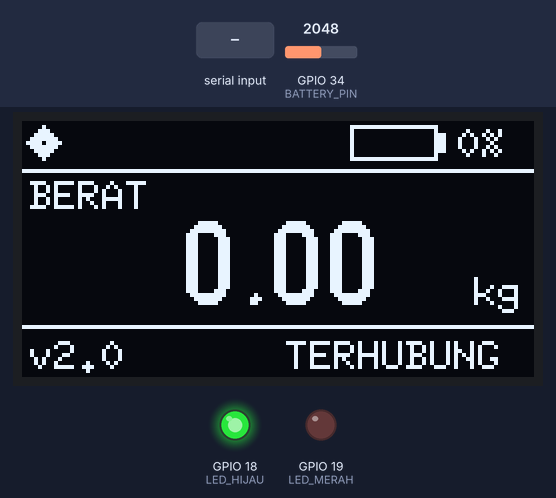
Recording of a program running on a simulated ESP32. Shown: 128×64 one-colour display, output pins drawn as LEDs (lit = HIGH). The test bench sets the inputs (shaded band); at power-on: GPIO 34 (BATTERY_PIN) = 2048 (analog values on the 0–4095 scale). Nothing arrives over Bluetooth unless stated; what the program prints to the serial monitor is not drawn.

Above: at 1.2 s.
1.3 s: "GET_WEIGHT\n" received over the second serial link
At 1.8 s:
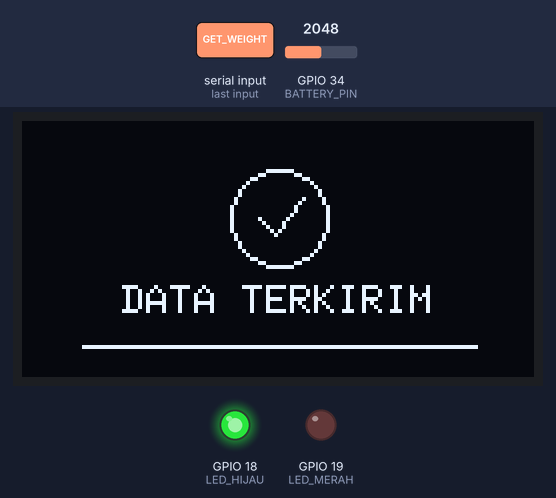
4.3 s: GPIO 34 (BATTERY_PIN) set to 2866
At 6.3 s:
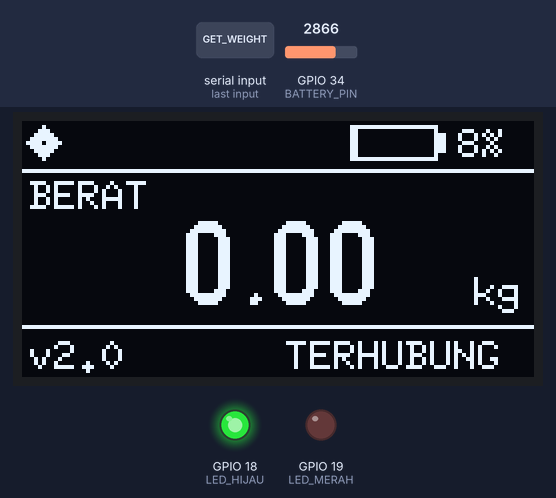
6.7 s: "SH1106\n" received over the second serial link
At 7.5 s:
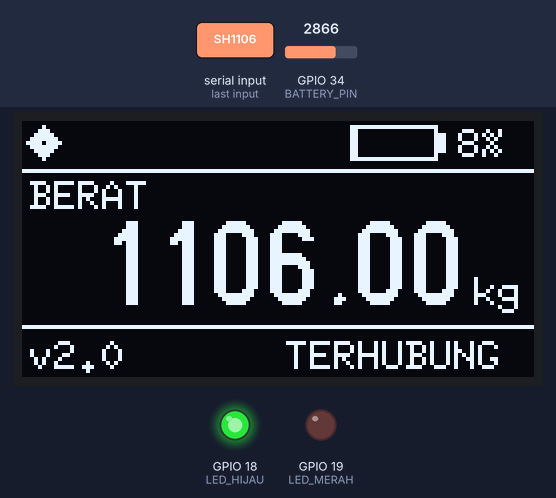
8.3 s: GPIO 34 (BATTERY_PIN) set to 2944
At 11.2 s:
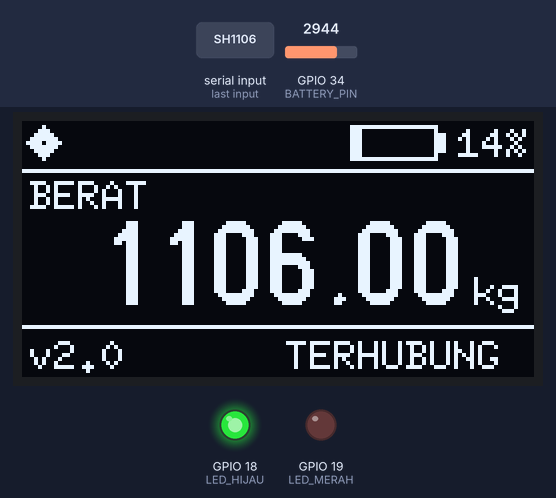
Timing chart, 0 to 12.3 s (numbered marks = the images above; inputs shaded):
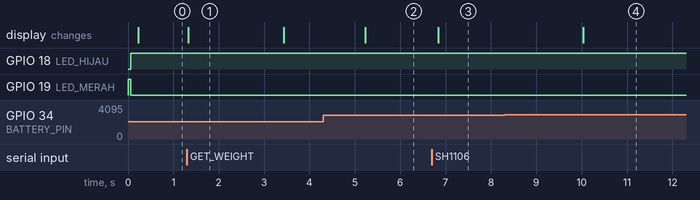

Measured:
- the behaviour switches between 2878 and 2879 on GPIO 34 (BATTERY_PIN) (found by bisection; images 3 and 4)
- after the input at 1.3 s, the display: changes at once (image 1)
- after the input at 4.3 s, the display: changes after 0.93 s (image 2)
- after the input at 6.7 s, the display: changes after 0.13 s (image 3)
- after the input at 8.3 s, the display: changes after 1.7 s (image 4)
- what the display in image 1 shows lasts 2.1 s, from 1.3 s to 3.4 s

The program:

main.cpp
```cpp
#include <Arduino.h>
#include "esp_task_wdt.h"

#include "config.h"
#include "battery.h"
#include "scale.h"
#include "display_mgr.h"
#include "bt_handler.h"

// =============================================================
//  ScaleReader v2 — Production Firmware
//  Hardware : ESP32 + 2× Samsung 18650 parallel + BMS + 5V booster
//  Display  : SSD1306 OLED 128×64
//  Weight   : RS232 scale via MAX3232 → UART2
//  Comms    : Bluetooth Classic
// =============================================================

void setup() {
    Serial.begin(115200);
    Serial.println("\n=== ScaleReader v2 BOOT ===");

    // --- Watchdog: reboot if loop stalls for WDT_TIMEOUT_S seconds ---
    esp_task_wdt_init(WDT_TIMEOUT_S, true);
    esp_task_wdt_add(NULL);

    // --- GPIO ---
    pinMode(LED_HIJAU, OUTPUT);
    pinMode(LED_MERAH, OUTPUT);
    digitalWrite(LED_HIJAU, LOW);
    digitalWrite(LED_MERAH, HIGH);   // red = waiting

    // --- Subsystems ---
    battery_init();
    scale_init();
    display_init();
    bt_init();

    Serial.println("[READY] Send GET_WEIGHT via BT to query weight");
}

void loop() {
    esp_task_wdt_reset();   // feed watchdog

    scale_tick();           // read RS232 bytes (non-blocking)
    bt_tick();              // handle BT commands + detect connect/disconnect

    // Battery: one ADC sample per tick; result ready after ADC_SAMPLES ticks
    if (battery_tick()) {
        display_set_battery(battery_get_percent());
    }

    // Push latest weight to display state every loop
    display_set_weight(scale_get_weight());

    display_tick();         // refresh OLED (throttled to 200 ms)
}
```

battery.h
```cpp
#pragma once
#include <Arduino.h>

void    battery_init();
// Returns true when a full 8-sample reading is ready and batteryPercent updated.
// Call every loop iteration; gated internally to BATTERY_READ_INTERVAL_MS.
bool    battery_tick();
float   battery_get_percent();
```

bt_handler.h
```cpp
#pragma once
#include <Arduino.h>
#include "display_mgr.h"

void bt_init();
void bt_tick();           // call every loop
bool bt_is_connected();
```

display_mgr.h
```cpp
#pragma once
#include <Arduino.h>

enum NotificationType { NOTIF_NONE, NOTIF_SEND_SUCCESS, NOTIF_SEND_FAILED };

void display_init();
void display_set_weight(float w);
void display_set_battery(float pct);
void display_set_bt_connected(bool connected);
void display_show_notification(NotificationType notif);
void display_tick();   // call every loop — throttled internally
```

scale.h
```cpp
#pragma once
#include <Arduino.h>

void  scale_init();
void  scale_tick();           // call every loop — reads available bytes
float scale_get_weight();     // last valid weight reading
bool  scale_has_data();       // false until first valid frame is received
```

battery.cpp
```cpp
#include "battery.h"
#include "config.h"

static float    s_batteryPercent  = 0.0f;
static int32_t  s_accumulator     = 0;   // int32_t: explicit, avoids long sign mismatch
static uint8_t  s_sampleCount     = 0;
static bool     s_sampling        = false;
static unsigned long s_lastTrigger = 0UL;

// Map voltage to % — 2S Li-ion pack: 6.0 V (0%) … 8.4 V (100%)
// Curve mirrors single-cell profile scaled ×2:
//   8.40 V = 4.20/cell = 100%
//   8.00 V = 4.00/cell =  80%
//   7.70 V = 3.85/cell =  50%
//   7.40 V = 3.70/cell =  25%
//   7.00 V = 3.50/cell =  10%
//   6.60 V = 3.30/cell =   0% (cutoff — BMS should trip before this)
static float voltageToPercent(float v) {
    if      (v >= 8.40f) return 100.0f;
    else if (v >= 8.00f) return  80.0f + (v - 8.00f) * 50.0f;
    else if (v >= 7.70f) return  50.0f + (v - 7.70f) * 100.0f;
    else if (v >= 7.40f) return  25.0f + (v - 7.40f) * 83.3f;
    else if (v >= 7.00f) return  10.0f + (v - 7.00f) * 37.5f;
    else if (v >= 6.60f) return          (v - 6.60f) * 25.0f;
    else                 return   0.0f;
}

void battery_init() {
    pinMode(BATTERY_PIN, INPUT);
    analogReadResolution(12);
    analogSetPinAttenuation(BATTERY_PIN, ADC_11db);  // pin-scoped only
    // Reset sampling state — safe against double-init on soft-reset
    s_accumulator = 0;
    s_sampleCount = 0;
    s_lastTrigger = millis();
    s_sampling    = true;   // start first reading immediately at boot
}

bool battery_tick() {
    unsigned long now = millis();

    // Gate: start a new sampling burst every BATTERY_READ_INTERVAL_MS
    if (!s_sampling && (now - s_lastTrigger >= BATTERY_READ_INTERVAL_MS)) {
        s_sampling    = true;
        s_lastTrigger = now;
        s_accumulator = 0;
        s_sampleCount = 0;
    }

    if (!s_sampling) return false;

    // Take one sample this tick
    s_accumulator += analogRead(BATTERY_PIN);
    s_sampleCount++;

    if (s_sampleCount < ADC_SAMPLES) return false;  // burst not complete yet

    // Burst complete — compute result
    float raw    = (float)s_accumulator / (float)ADC_SAMPLES;
    float vPin   = (raw / 4095.0f) * 3.3f * ADC_CALIBRATION;
    float vBatt  = vPin * (R1 + R2) / R2;

    s_batteryPercent = constrain(voltageToPercent(vBatt), 0.0f, 100.0f);
    Serial.printf("[BAT] %.2fV | %.1f%%\n", vBatt, s_batteryPercent);

    s_sampling    = false;
    s_accumulator = 0;
    s_sampleCount = 0;
    return true;
}

float battery_get_percent() {
    return s_batteryPercent;
}
```

bt_handler.cpp
```cpp
#include "bt_handler.h"
#include "config.h"
#include "scale.h"
#include "display_mgr.h"
#include "BluetoothSerial.h"

static BluetoothSerial s_bt;
static bool            s_connected = false;

void bt_init() {
    s_bt.begin("ScaleReader");
    Serial.println("[BT] Device name: ScaleReader");
}

void bt_tick() {
    // --- Connection state change detection ---
    bool nowConnected = s_bt.hasClient();
    if (nowConnected != s_connected) {
        s_connected = nowConnected;
        display_set_bt_connected(s_connected);
        digitalWrite(LED_HIJAU, s_connected ? HIGH : LOW);
        digitalWrite(LED_MERAH, s_connected ? LOW  : HIGH);
        Serial.println(s_connected ? "[BT] CONNECTED" : "[BT] WAITING");
    }

    // --- Read incoming command bytes ---
    static char    buf[BT_CMD_BUF_SIZE];
    static uint8_t idx = 0;

    while (s_bt.available()) {
        char c = (char)s_bt.read();

        if (c == '\n') {
            // Strip trailing CR
            if (idx > 0 && buf[idx - 1] == '\r') idx--;
            buf[idx] = '\0';

            Serial.print("[CMD] ");
            Serial.println(buf);

            if (strcmp(buf, "GET_WEIGHT") == 0) {
                char resp[BT_RESP_BUF_SIZE];

                if (!scale_has_data()) {
                    strncpy(resp, "NO_DATA", sizeof(resp));
                } else {
                    float w = scale_get_weight();
                    dtostrf(w, 1, 2, resp);
                    // Append " kg" safely
                    size_t len = strlen(resp);
                    if (len + 3 < sizeof(resp)) {
                        resp[len]   = ' ';
                        resp[len+1] = 'k';
                        resp[len+2] = 'g';
                        resp[len+3] = '\0';
                    }
                }

                bool ok = s_bt.println(resp);
                Serial.print(ok ? "[SEND] " : "[SEND FAILED] ");
                Serial.println(resp);
                display_show_notification(ok ? NOTIF_SEND_SUCCESS : NOTIF_SEND_FAILED);
            }

            idx = 0;

        } else if (idx < BT_CMD_BUF_SIZE - 1) {
            buf[idx++] = c;
        } else {
            // Overlong command — discard
            idx = 0;
        }
    }
}

bool bt_is_connected() {
    return s_connected;
}
```

display_mgr.cpp
```cpp
#include "display_mgr.h"
#include "config.h"
#include <Arduino.h>
#include <Wire.h>
#include <U8g2lib.h>

// Konstruktor U8g2 menggunakan Hardware I2C.
// JIKA LAYAR TETAP BERGARIS/GLITCH, GANTI "SSD1306" MENJADI "SH1106" di bawah ini:
U8G2_SSD1306_128X64_NONAME_F_HW_I2C u8g2(U8G2_R0, /* reset=*/ U8X8_PIN_NONE);

static float            s_weight        = 0.0f;
static float            s_battPct       = 0.0f;
static bool             s_btConnected   = false;
static NotificationType s_notif         = NOTIF_NONE;
static unsigned long    s_notifStart    = 0UL;
static bool             s_displayOk     = false;

// ---- Battery icon ------------------------------------------------
static void drawBatteryIcon(int x, int y, float pct) {
    bool low = (pct < BATT_LOW_WARN);

    // Gambar bodi baterai (Lebar 22, Tinggi 9)
    u8g2.drawFrame(x, y, 22, 9);
    u8g2.drawBox(x + 22, y + 2, 2, 5); // Kepala baterai (nub)

    // Isi persentase baterai
    int fillPx = map((int)constrain(pct, 0.0f, 100.0f), 0, 100, 0, 20);
    if (fillPx > 0) {
        u8g2.drawBox(x + 1, y + 1, fillPx, 7);
    }

    // Tampilkan teks persentase disamping ikon
    u8g2.setFont(u8g2_font_6x10_tf); // Font kecil yang sangat jelas, tinggi ~7px
    u8g2.setCursor(x + 27, y + 8);   // Koordinat Y disesuaikan dengan baseline font
    u8g2.print((int)pct);
    u8g2.print('%');

    // Kedip tanda seru '!' jika low batt (tiap 500ms)
    if (low && ((millis() / 500UL) & 1U)) {
        u8g2.setCursor(x + 57, y + 8);
        u8g2.print('!');
    }
}

// ---- Status bar (rows 0–12) -------------------------------------
static void drawStatusBar() {
    // Bluetooth Icon (Custom minimal drawing agar rapi)
    int bx = 2, by = 1;
    if (s_btConnected) {
        u8g2.drawTriangle(bx+3, by,   bx+7, by+4, bx+3, by+8);
        u8g2.drawTriangle(bx+3, by,   bx-1, by+4, bx+3, by+8);
        u8g2.setDrawColor(0); // hapus pixel tengah agar membentuk icon BT
        u8g2.drawPixel(bx+3, by+4);
        u8g2.setDrawColor(1); // kembalikan warna putih
    } else {
        u8g2.drawFrame(bx, by, 7, 9); // Kotak indikator putus jika tidak konek
        u8g2.drawLine(bx, by, bx+6, by+8); // Garis silang penanda putus
    }

    drawBatteryIcon(82, 1, s_battPct);

    // Garis pembatas status bar bawah (Baris ke-12)
    u8g2.drawLine(0, 12, 127, 12);
}

// ---- Weight area (rows 13–50) -----------------------------------
static void drawWeightArea() {
    u8g2.setFont(u8g2_font_6x10_tf);
    u8g2.drawStr(2, 22, "BERAT"); // Label di kiri atas area berat

    char wBuf[12];
    if (s_weight == 0.0f) {
        strcpy(wBuf, "0.00");
    } else {
        dtostrf(s_weight, 1, 2, wBuf);
    }

    // Gunakan Font Logis Ukuran Besar yang sangat tajam dan anti-aliased padat
    u8g2.setFont(u8g2_font_logisoso20_tf); // Tinggi font 20px, sangat pas untuk angka timbangan

    // Auto-centering otomatis berbasis pixel dari library U8g2 (Garansi presisi ditengah)
    int totalW = u8g2.getStrWidth(wBuf);
    int wx = (128 - totalW) / 2;

    u8g2.drawStr(wx, 46, wBuf); // Tampilkan nilai berat tepat di tengah

    // Label satuan "kg" diletakkan di pojok kanan bawah area berat
    u8g2.setFont(u8g2_font_6x10_tf);
    u8g2.drawStr(113, 46, "kg");
}

// ---- Bottom bar (rows 51–63) ------------------------------------
static void drawBottomBar() {
    // Garis pembatas bottom bar (Baris ke-51)
    u8g2.drawLine(0, 51, 127, 51);

    u8g2.setFont(u8g2_font_6x10_tf);
    u8g2.drawStr(2, 62, "v2.0");

    if (s_btConnected) {
        u8g2.drawStr(66, 62, "TERHUBUNG");
    } else {
        u8g2.drawStr(60, 62, "MENUNGGU...");
    }
}

// ---- Full notification screen -----------------------------------
static void renderNotification(NotificationType notif) {
    u8g2.clearBuffer();

    bool ok = (notif == NOTIF_SEND_SUCCESS);
    const int cx = 64, cy = 24, r = 12;
    u8g2.drawCircle(cx, cy, r);

    if (ok) {
        // Ikon Centang (Checkmark)
        u8g2.drawLine(cx-5, cy, cx-1, cy+4);
        u8g2.drawLine(cx-1, cy+4, cx+6, cy-5);
    } else {
        // Ikon Silang (X)
        u8g2.drawLine(cx-4, cy-4, cx+4, cy+4);
        u8g2.drawLine(cx+4, cy-4, cx-4, cy+4);
    }

    u8g2.setFont(u8g2_font_6x10_tf);
    if (ok) {
        int tw = u8g2.getStrWidth("DATA TERKIRIM");
        u8g2.drawStr((128 - tw) / 2, 48, "DATA TERKIRIM");
    } else {
        int tw = u8g2.getStrWidth("PENGIRIMAN GAGAL");
        u8g2.drawStr((128 - tw) / 2, 48, "PENGIRIMAN GAGAL");
    }

    u8g2.drawLine(15, 56, 113, 56);
    u8g2.sendBuffer();
}

static void renderMainScreen() {
    u8g2.clearBuffer();
    drawStatusBar();
    drawWeightArea();
    drawBottomBar();
    u8g2.sendBuffer();
}

// ---- Public API -------------------------------------------------

void display_init() {
    // Alamat I2C otomatis diatur oleh U8g2 (default 0x3C).
    if (!u8g2.begin()) {
        Serial.println("[OLED] INIT FAILED — check wiring / address");
        s_displayOk = false;
        return;
    }
    s_displayOk = true;
    u8g2.clearBuffer();
    u8g2.sendBuffer();
    Serial.println("[OLED] Ready (U8g2 Mode)");
}

void display_set_weight(float w)           { s_weight      = w;   }
void display_set_battery(float pct)        { s_battPct     = pct; }
void display_set_bt_connected(bool connected) { s_btConnected = connected; }

void display_show_notification(NotificationType notif) {
    if (!s_displayOk) return;
    s_notif      = notif;
    s_notifStart = millis();
    renderNotification(notif);
}

void display_tick() {
    if (!s_displayOk) return;
    static unsigned long s_lastRefresh = 0UL;
    unsigned long now = millis();
    if (now - s_lastRefresh < DISPLAY_UPDATE_INTERVAL_MS) return;
    s_lastRefresh = now;

    if (s_notif != NOTIF_NONE) {
        if (now - s_notifStart >= NOTIF_DURATION_MS) {
            s_notif = NOTIF_NONE;
            renderMainScreen();
        }
    } else {
        renderMainScreen();
    }
}
```

scale.cpp
```cpp
#include "scale.h"
#include "config.h"

// UART2 — RS232 via MAX3232
static HardwareSerial s_rs232(2);
static float          s_lastWeight = 0.0f;
static bool           s_hasData    = false;  // true once a valid frame is parsed

// Extract first numeric token from null-terminated buffer.
// Returns false and leaves out unchanged if no valid number is found.
// Requires at least one digit (rejects bare '-' sign frames).
static bool parseFrame(const char *buf, float &out) {
    char    num[16];
    uint8_t ni        = 0;
    bool    foundNum  = false;
    bool    foundDot  = false;
    bool    foundNeg  = false;

    for (const char *p = buf; *p && ni < 15; p++) {
        char c = *p;
        if (c >= '0' && c <= '9') {
            num[ni++] = c;
            foundNum  = true;
        } else if (c == '.' && !foundDot && foundNum) {
            num[ni++] = c;
            foundDot  = true;
        } else if (c == '-' && !foundNum && !foundNeg) {
            num[ni++] = c;
            foundNeg  = true;
        } else if (foundNum) {
            break;  // stop on first non-numeric after digits
        }
    }

    // Require at least one actual digit — reject bare '-' or empty tokens
    if (!foundNum) return false;

    num[ni] = '\0';
    out = (float)atof(num);
    return true;
}

void scale_init() {
    s_rs232.begin(9600, SERIAL_8N1, WEIGHT_RX_PIN, WEIGHT_TX_PIN);
    Serial.println("[RS232] Scale serial ready (MAX3232)");
}

void scale_tick() {
    static char    buf[RS232_BUF_SIZE];
    static uint8_t idx = 0;

    while (s_rs232.available()) {
        char c = (char)s_rs232.read();

        if (c == '\n') {
            // Strip trailing CR if present (some scales send \r\n)
            if (idx > 0 && buf[idx - 1] == '\r') idx--;
            buf[idx] = '\0';

            if (idx > 0) {
                float w;
                if (parseFrame(buf, w) && w >= 0.0f) {
                    s_lastWeight = w;
                    s_hasData    = true;
                    Serial.printf("[SCALE] %.2f kg\n", s_lastWeight);
                }
            }
            idx = 0;

        } else if (idx < RS232_BUF_SIZE - 1) {
            buf[idx++] = c;
        } else {
            // Frame overflow — discard and reset
            idx = 0;
            Serial.println("[SCALE] Frame overflow — discarded");
        }
    }
}

float scale_get_weight() {
    return s_lastWeight;
}

bool scale_has_data() {
    return s_hasData;
}
```

config.h
```cpp
#pragma once

// ===================== PIN DEFINITIONS =====================
#define LED_HIJAU           18
#define LED_MERAH           19
#define BATTERY_PIN         34
#define WEIGHT_RX_PIN       16
// UART2 default TX — pin left floating/unconnected on board.
// Do NOT use -1: some ESP32 Arduino core versions silently assert on txPin=-1.
#define WEIGHT_TX_PIN       17

// ===================== BATTERY =============================
// 2S Li-ion pack: 2× 18650 in SERIES via BMS
// Full: 8.40 V (4.20V/cell) | Cutoff: 6.60 V (3.30V/cell)
// Divider: R1=200kΩ (2×100k series from BAT+), R2=100kΩ to GND → GPIO34
// Ratio: (R1+R2)/R2 = 3.0  →  max readable = 3.3V × 3.0 = 9.9V  ✓
#define R1                  200000.0f
#define R2                  100000.0f
#define ADC_CALIBRATION     1.0f        // tune after measuring with multimeter
#define BATT_FULL_VOLTAGE   8.40f
#define BATT_EMPTY_VOLTAGE  6.60f
#define BATT_LOW_WARN       15.0f       // % below this → blink "!"
#define ADC_SAMPLES         8

// ===================== OLED ================================
#define SCREEN_WIDTH        128
#define SCREEN_HEIGHT       64
#define OLED_ADDR           0x3C

// ===================== TIMING ==============================
#define BATTERY_READ_INTERVAL_MS    5000UL
#define DISPLAY_UPDATE_INTERVAL_MS   200UL
#define NOTIF_DURATION_MS           2000UL

// ===================== BUFFERS =============================
#define RS232_BUF_SIZE      48
#define BT_CMD_BUF_SIZE     72
#define BT_RESP_BUF_SIZE    24

// ===================== WATCHDOG ============================
#define WDT_TIMEOUT_S       10
```
